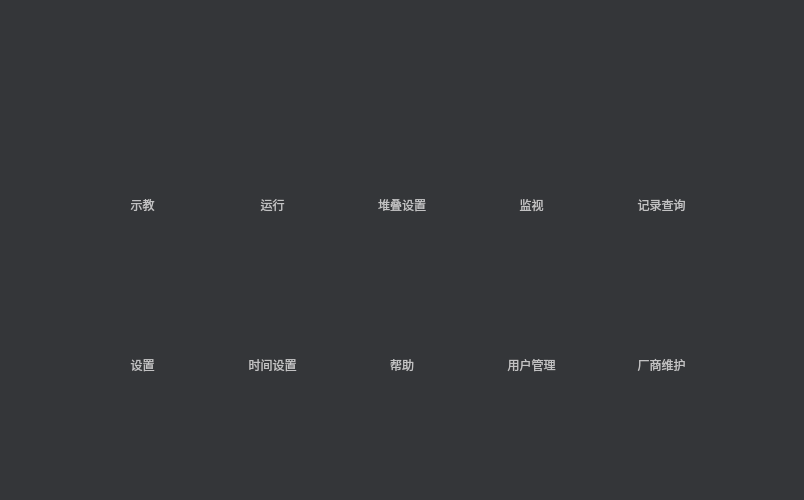
<?xml version="1.0" encoding="UTF-8"?>
<ui version="4.0">
 <class>Frm_Fun</class>
 <widget class="QWidget" name="Frm_Fun">
  <property name="geometry">
   <rect>
    <x>0</x>
    <y>0</y>
    <width>804</width>
    <height>500</height>
   </rect>
  </property>
  <property name="windowTitle">
   <string>Form</string>
  </property>
  <property name="styleSheet">
   <string notr="true">/*QWidget {
background:white;
}

QPushButton {
color: white;
font:bold 14px;
border:1px solid black;

background: #323232;
}

QLabel {
color: #55555;
background: white;
}*/

QWidget {
color: #c2c2c3;
background: #343639;
}

QLabel {
min-width: 100px;
min-height: 20px;
}

QPushButton[objectName=&quot;btnTeach&quot;] {
border: no;
/*outline: no;*/
min-width: 100px;
min-height: 100px;
image: url(&quot;:/Res/image/function_teach.png&quot;); 
}

QPushButton[objectName=&quot;btnTeach&quot;]:pressed {
border: no;
min-width: 100px;
min-height: 100px;
/*
padding-top: -2px;
padding-bottom: -2px;*/
padding: 2px 2px 2px 2px;
image: url(&quot;:/Res/image/function_teach.png&quot;); 
}

QPushButton[objectName=&quot;btnRun&quot;] {
border: no;
/*outline: no;*/
min-width: 100px;
min-height: 100px;
image: url(&quot;:/Res/image/function_run.png&quot;); 
}

QPushButton[objectName=&quot;btnRun&quot;]:pressed {
border: no;
min-width: 100px;
min-height: 100px;
/*
padding-top: -2px;
padding-bottom: -2px;*/
padding: 2px 2px 2px 2px;
image: url(&quot;:/Res/image/function_run.png&quot;); 
}

QPushButton[objectName=&quot;btnSysS&quot;] {
border: no;
/*outline: no;*/
min-width: 100px;
min-height: 100px;
image: url(&quot;:/Res/image/function_setup.png&quot;); 
}

QPushButton[objectName=&quot;btnSysS&quot;]:pressed {
border: no;
min-width: 100px;
min-height: 100px;
/*
padding-top: -2px;
padding-bottom: -2px;*/
padding: 2px 2px 2px 2px;
image: url(&quot;:/Res/image/function_setup.png&quot;); 
}

QPushButton[objectName=&quot;btnStkS&quot;] {
border: no;
/*outline: no;*/
min-width: 100px;
min-height: 100px;
image: url(&quot;:/Res/image/function_stack.png&quot;); 
}

QPushButton[objectName=&quot;btnStkS&quot;]:pressed {
border: no;
min-width: 100px;
min-height: 100px;
/*
padding-top: -2px;
padding-bottom: -2px;*/
padding: 2px 2px 2px 2px;
image: url(&quot;:/Res/image/function_stack.png&quot;); 
}

QPushButton[objectName=&quot;btnTimS&quot;] {
border: no;
/*outline: no;*/
min-width: 100px;
min-height: 100px;
image: url(&quot;:/Res/image/function_time.png&quot;); 
}

QPushButton[objectName=&quot;btnTimS&quot;]:pressed {
border: no;
min-width: 100px;
min-height: 100px;
/*
padding-top: -2px;
padding-bottom: -2px;*/
padding: 2px 2px 2px 2px;
image: url(&quot;:/Res/image/function_time.png&quot;); 
}

QPushButton[objectName=&quot;btnMonitor&quot;] {
border: no;
/*outline: no;*/
min-width: 100px;
min-height: 100px;
image: url(&quot;:/Res/image/function_monitor.png&quot;); 
}

QPushButton[objectName=&quot;btnMonitor&quot;]:pressed {
border: no;
min-width: 100px;
min-height: 100px;
/*
padding-top: -2px;
padding-bottom: -2px;*/
padding: 2px 2px 2px 2px;
image: url(&quot;:/Res/image/function_monitor.png&quot;); 
}

QPushButton[objectName=&quot;btnLog&quot;] {
border: no;
/*outline: no;*/
min-width: 100px;
min-height: 100px;
image: url(&quot;:/Res/image/function_note.png&quot;); 
}

QPushButton[objectName=&quot;btnLog&quot;]:pressed {
border: no;
min-width: 100px;
min-height: 100px;
/*
padding-top: -2px;
padding-bottom: -2px;*/
padding: 2px 2px 2px 2px;
image: url(&quot;:/Res/image/function_note.png&quot;); 
}
QPushButton[objectName=&quot;btnAuthority&quot;] {
border: no;
/*outline: no;*/
min-width: 100px;
min-height: 100px;
image: url(&quot;:/Res/image/function_authority.png&quot;); 
}

QPushButton[objectName=&quot;btnAuthority&quot;]:pressed {
border: no;
min-width: 100px;
min-height: 100px;
/*
padding-top: -2px;
padding-bottom: -2px;*/
padding: 2px 2px 2px 2px;
image: url(&quot;:/Res/image/function_authority.png&quot;); 
}

QPushButton[objectName=&quot;btnHelp&quot;] {
border: no;
/*outline: no;*/
min-width: 100px;
min-height: 100px;
image: url(&quot;:/Res/image/function_help.png&quot;); 
}

QPushButton[objectName=&quot;btnHelp&quot;]:pressed {
border: no;
min-width: 100px;
min-height: 100px;
/*
padding-top: -2px;
padding-bottom: -2px;*/
padding: 2px 2px 2px 2px;
image: url(&quot;:/Res/image/function_help.png&quot;); 
}

QPushButton[objectName=&quot;btnManufacturer&quot;] {
border: no;
/*outline: no;*/
min-width: 105px;
min-height: 105px;
image: url(&quot;:/Res/image/function_vendor.png&quot;); 
}

QPushButton[objectName=&quot;btnManufacturer&quot;]:pressed {
border: no;
min-width: 101px;
min-height: 101px;
/*
padding-top: -2px;
padding-bottom: -2px;*/
padding: 2px 2px 2px 2px;
image: url(&quot;:/Res/image/function_vendor.png&quot;); 
}


</string>
  </property>
  <layout class="QGridLayout" name="gridLayout">
   <property name="leftMargin">
    <number>90</number>
   </property>
   <property name="topMargin">
    <number>100</number>
   </property>
   <property name="rightMargin">
    <number>90</number>
   </property>
   <property name="bottomMargin">
    <number>100</number>
   </property>
   <property name="horizontalSpacing">
    <number>25</number>
   </property>
   <property name="verticalSpacing">
    <number>20</number>
   </property>
   <item row="0" column="0">
    <layout class="QVBoxLayout" name="verticalLayout_10">
     <property name="spacing">
      <number>0</number>
     </property>
     <item>
      <widget class="QPushButton" name="btnTeach">
       <property name="sizePolicy">
        <sizepolicy hsizetype="Preferred" vsizetype="Preferred">
         <horstretch>0</horstretch>
         <verstretch>0</verstretch>
        </sizepolicy>
       </property>
       <property name="maximumSize">
        <size>
         <width>100</width>
         <height>100</height>
        </size>
       </property>
       <property name="layoutDirection">
        <enum>Qt::LeftToRight</enum>
       </property>
       <property name="text">
        <string/>
       </property>
       <property name="iconSize">
        <size>
         <width>100</width>
         <height>100</height>
        </size>
       </property>
       <property name="flat">
        <bool>true</bool>
       </property>
      </widget>
     </item>
     <item>
      <widget class="QLabel" name="label">
       <property name="sizePolicy">
        <sizepolicy hsizetype="Preferred" vsizetype="Preferred">
         <horstretch>0</horstretch>
         <verstretch>0</verstretch>
        </sizepolicy>
       </property>
       <property name="text">
        <string>示教</string>
       </property>
       <property name="alignment">
        <set>Qt::AlignCenter</set>
       </property>
      </widget>
     </item>
    </layout>
   </item>
   <item row="0" column="1">
    <layout class="QVBoxLayout" name="verticalLayout_4">
     <item>
      <widget class="QPushButton" name="btnRun">
       <property name="sizePolicy">
        <sizepolicy hsizetype="Maximum" vsizetype="Maximum">
         <horstretch>0</horstretch>
         <verstretch>0</verstretch>
        </sizepolicy>
       </property>
       <property name="maximumSize">
        <size>
         <width>100</width>
         <height>100</height>
        </size>
       </property>
       <property name="text">
        <string/>
       </property>
       <property name="iconSize">
        <size>
         <width>100</width>
         <height>100</height>
        </size>
       </property>
       <property name="flat">
        <bool>true</bool>
       </property>
      </widget>
     </item>
     <item>
      <widget class="QLabel" name="label_2">
       <property name="text">
        <string>运行</string>
       </property>
       <property name="alignment">
        <set>Qt::AlignCenter</set>
       </property>
      </widget>
     </item>
    </layout>
   </item>
   <item row="0" column="2">
    <layout class="QVBoxLayout" name="verticalLayout_3">
     <property name="spacing">
      <number>0</number>
     </property>
     <item>
      <widget class="QPushButton" name="btnStkS">
       <property name="sizePolicy">
        <sizepolicy hsizetype="Maximum" vsizetype="Maximum">
         <horstretch>0</horstretch>
         <verstretch>0</verstretch>
        </sizepolicy>
       </property>
       <property name="maximumSize">
        <size>
         <width>100</width>
         <height>100</height>
        </size>
       </property>
       <property name="text">
        <string/>
       </property>
       <property name="iconSize">
        <size>
         <width>100</width>
         <height>100</height>
        </size>
       </property>
       <property name="flat">
        <bool>true</bool>
       </property>
      </widget>
     </item>
     <item>
      <widget class="QLabel" name="label_5">
       <property name="text">
        <string>堆叠设置</string>
       </property>
       <property name="alignment">
        <set>Qt::AlignCenter</set>
       </property>
      </widget>
     </item>
    </layout>
   </item>
   <item row="0" column="3">
    <layout class="QVBoxLayout" name="verticalLayout_5">
     <property name="spacing">
      <number>0</number>
     </property>
     <item>
      <widget class="QPushButton" name="btnMonitor">
       <property name="sizePolicy">
        <sizepolicy hsizetype="Maximum" vsizetype="Maximum">
         <horstretch>0</horstretch>
         <verstretch>0</verstretch>
        </sizepolicy>
       </property>
       <property name="maximumSize">
        <size>
         <width>100</width>
         <height>100</height>
        </size>
       </property>
       <property name="text">
        <string/>
       </property>
       <property name="iconSize">
        <size>
         <width>100</width>
         <height>100</height>
        </size>
       </property>
       <property name="flat">
        <bool>true</bool>
       </property>
      </widget>
     </item>
     <item>
      <widget class="QLabel" name="label_10">
       <property name="text">
        <string>监视</string>
       </property>
       <property name="alignment">
        <set>Qt::AlignCenter</set>
       </property>
      </widget>
     </item>
    </layout>
   </item>
   <item row="0" column="4">
    <layout class="QVBoxLayout" name="verticalLayout_8">
     <property name="spacing">
      <number>0</number>
     </property>
     <item>
      <widget class="QPushButton" name="btnLog">
       <property name="sizePolicy">
        <sizepolicy hsizetype="Maximum" vsizetype="Maximum">
         <horstretch>0</horstretch>
         <verstretch>0</verstretch>
        </sizepolicy>
       </property>
       <property name="maximumSize">
        <size>
         <width>100</width>
         <height>100</height>
        </size>
       </property>
       <property name="text">
        <string/>
       </property>
       <property name="iconSize">
        <size>
         <width>100</width>
         <height>100</height>
        </size>
       </property>
       <property name="flat">
        <bool>true</bool>
       </property>
      </widget>
     </item>
     <item>
      <widget class="QLabel" name="label_8">
       <property name="text">
        <string>记录查询</string>
       </property>
       <property name="alignment">
        <set>Qt::AlignCenter</set>
       </property>
      </widget>
     </item>
    </layout>
   </item>
   <item row="1" column="0">
    <layout class="QVBoxLayout" name="verticalLayout_2">
     <property name="spacing">
      <number>0</number>
     </property>
     <item>
      <widget class="QPushButton" name="btnSysS">
       <property name="sizePolicy">
        <sizepolicy hsizetype="Maximum" vsizetype="Maximum">
         <horstretch>0</horstretch>
         <verstretch>0</verstretch>
        </sizepolicy>
       </property>
       <property name="maximumSize">
        <size>
         <width>100</width>
         <height>100</height>
        </size>
       </property>
       <property name="text">
        <string/>
       </property>
       <property name="iconSize">
        <size>
         <width>100</width>
         <height>100</height>
        </size>
       </property>
       <property name="flat">
        <bool>true</bool>
       </property>
      </widget>
     </item>
     <item>
      <widget class="QLabel" name="label_3">
       <property name="text">
        <string>设置</string>
       </property>
       <property name="alignment">
        <set>Qt::AlignCenter</set>
       </property>
      </widget>
     </item>
    </layout>
   </item>
   <item row="1" column="1">
    <layout class="QVBoxLayout" name="verticalLayout_9">
     <property name="spacing">
      <number>0</number>
     </property>
     <item>
      <widget class="QPushButton" name="btnTimS">
       <property name="sizePolicy">
        <sizepolicy hsizetype="Maximum" vsizetype="Maximum">
         <horstretch>0</horstretch>
         <verstretch>0</verstretch>
        </sizepolicy>
       </property>
       <property name="maximumSize">
        <size>
         <width>100</width>
         <height>100</height>
        </size>
       </property>
       <property name="text">
        <string/>
       </property>
       <property name="iconSize">
        <size>
         <width>100</width>
         <height>100</height>
        </size>
       </property>
       <property name="flat">
        <bool>true</bool>
       </property>
      </widget>
     </item>
     <item>
      <widget class="QLabel" name="label_6">
       <property name="text">
        <string>时间设置</string>
       </property>
       <property name="alignment">
        <set>Qt::AlignCenter</set>
       </property>
      </widget>
     </item>
    </layout>
   </item>
   <item row="1" column="2">
    <layout class="QVBoxLayout" name="verticalLayout_7">
     <property name="spacing">
      <number>0</number>
     </property>
     <item>
      <widget class="QPushButton" name="btnHelp">
       <property name="sizePolicy">
        <sizepolicy hsizetype="Maximum" vsizetype="Maximum">
         <horstretch>0</horstretch>
         <verstretch>0</verstretch>
        </sizepolicy>
       </property>
       <property name="maximumSize">
        <size>
         <width>100</width>
         <height>100</height>
        </size>
       </property>
       <property name="text">
        <string/>
       </property>
       <property name="iconSize">
        <size>
         <width>100</width>
         <height>100</height>
        </size>
       </property>
       <property name="flat">
        <bool>true</bool>
       </property>
      </widget>
     </item>
     <item>
      <widget class="QLabel" name="label_9">
       <property name="sizePolicy">
        <sizepolicy hsizetype="Preferred" vsizetype="Preferred">
         <horstretch>0</horstretch>
         <verstretch>0</verstretch>
        </sizepolicy>
       </property>
       <property name="text">
        <string>帮助</string>
       </property>
       <property name="alignment">
        <set>Qt::AlignCenter</set>
       </property>
      </widget>
     </item>
    </layout>
   </item>
   <item row="1" column="3">
    <layout class="QVBoxLayout" name="verticalLayout">
     <property name="spacing">
      <number>0</number>
     </property>
     <item>
      <widget class="QPushButton" name="btnAuthority">
       <property name="sizePolicy">
        <sizepolicy hsizetype="Maximum" vsizetype="Maximum">
         <horstretch>0</horstretch>
         <verstretch>0</verstretch>
        </sizepolicy>
       </property>
       <property name="maximumSize">
        <size>
         <width>100</width>
         <height>100</height>
        </size>
       </property>
       <property name="text">
        <string/>
       </property>
       <property name="iconSize">
        <size>
         <width>100</width>
         <height>100</height>
        </size>
       </property>
       <property name="flat">
        <bool>true</bool>
       </property>
      </widget>
     </item>
     <item>
      <widget class="QLabel" name="label_7">
       <property name="text">
        <string>用户管理</string>
       </property>
       <property name="alignment">
        <set>Qt::AlignCenter</set>
       </property>
      </widget>
     </item>
    </layout>
   </item>
   <item row="1" column="4">
    <layout class="QVBoxLayout" name="verticalLayout_11">
     <item>
      <widget class="QPushButton" name="btnManufacturer">
       <property name="sizePolicy">
        <sizepolicy hsizetype="Maximum" vsizetype="Maximum">
         <horstretch>0</horstretch>
         <verstretch>0</verstretch>
        </sizepolicy>
       </property>
       <property name="maximumSize">
        <size>
         <width>100</width>
         <height>100</height>
        </size>
       </property>
       <property name="text">
        <string/>
       </property>
       <property name="iconSize">
        <size>
         <width>100</width>
         <height>100</height>
        </size>
       </property>
       <property name="flat">
        <bool>true</bool>
       </property>
      </widget>
     </item>
     <item>
      <widget class="QLabel" name="label_11">
       <property name="sizePolicy">
        <sizepolicy hsizetype="Preferred" vsizetype="Preferred">
         <horstretch>0</horstretch>
         <verstretch>0</verstretch>
        </sizepolicy>
       </property>
       <property name="text">
        <string>厂商维护</string>
       </property>
       <property name="alignment">
        <set>Qt::AlignCenter</set>
       </property>
      </widget>
     </item>
    </layout>
   </item>
  </layout>
 </widget>
 <resources/>
 <connections/>
</ui>
